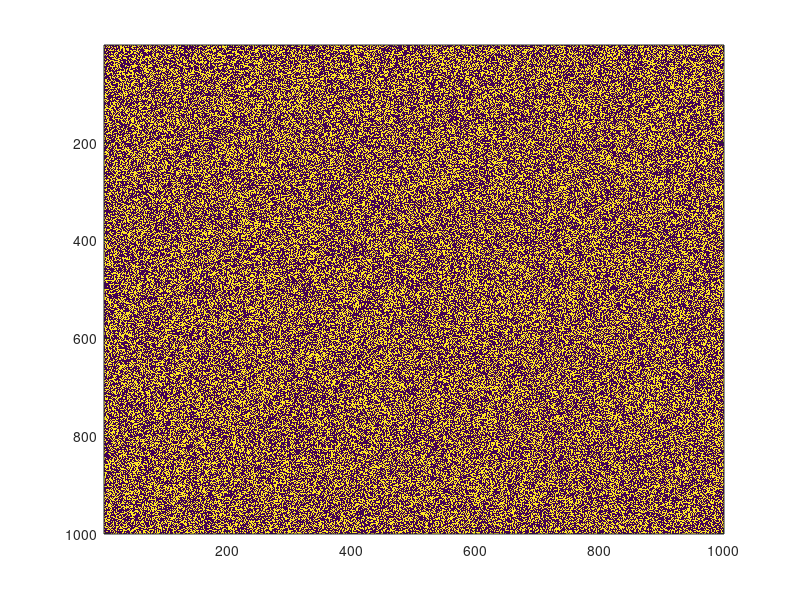
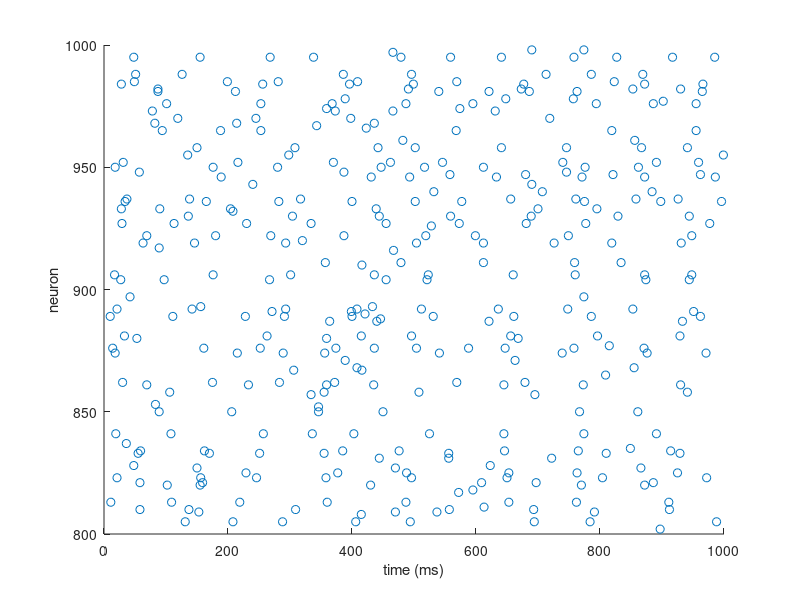

Reproduce these figures in MATLAB, in order.
% Created by Eugene M. Izhikevich, February 25, 2003
% Excitatory neurons Inhibitory neurons

%% SET UP THE NETWORK

% 1- NETWORK SIZE:
Ne=800; Ni=200; % Excitatory, inhibitory. Ne+Ni is total neurons.

% 2 - GLOBAL PARAMETERS THAT SET OUR NEURON MODEL. DEFAULT IS SPIKING
% NEURON:
% Set initial conditions of neurons, with some variability provided by the
% vectors re and ri containing random numbers between 0 and 1.
re=rand(Ne,1); ri=rand(Ni,1);
a=[0.02*ones(Ne,1); 0.02+0.08*ri];
b=[0.2*ones(Ne,1); 0.25-0.05*ri];
c=[-65+15*re.^2; -65*ones(Ni,1)];
d=[8-6*re.^2; 2*ones(Ni,1)];

% 3 - SET UP THE CONNECTIVITY MATRIX: DIRECTED NETWORK
% In this construction, 1=connection exist, 0=no connection.
% Connectivity is set as random. Then, a fraction of connections are set 0.
% Note that effectively this is an Erdös-Rényi graphs, with no spatial
% characteristics. % If you want to symmetrize the network to make 
% undirected networks (not realistic in neuroscience), use A = (A + A.')/2
% after line 27.
frac_delete=0.6; % Set this fraction of connections to zero.
A=[rand(Ne+Ni)];
A(A<frac_delete)=0;
A(A>0)=1;
A = A - diag(diag(A)); % Make the diagonal elements 0 (no self-connection).
figure;
imagesc(A);

% 4 - SET SYNAPTIC WEIGHTS (STRENGTHS) OF CONNECTIONS.
% I represents the amnplitudes of evoked currents (EPSC and IPSC). 
% Increase the max. excitatory weigth to induce synchronization.
% Be careful. The balance between excitation and inhibition governs the
% dynamics of the network!
MAX_EXC_WEIGTH=1; MAX_INH_WEIGTH=.5; 
W=[MAX_EXC_WEIGTH*rand(Ne+Ni,Ne), -MAX_INH_WEIGTH*rand(Ne+Ni,Ni)];

% 5 - The final connectivity matrix S is the element-wise multiplication of A
% and W.
S=A.*W;  % Note that S is directed and weighted!!

% 6 - DEFINE NOISE STRENGTH. Remember that noise (or random inputs) is the
% main drive of spontaneous activity. Default is around 5. 
NOISE_MAX=.5;


%% MAIN SIMULATION:

v=-65*ones(Ne+Ni,1); % Initial values of v
u=b.*v; % Initial values of u
firings=[]; % spike timings
for t=1:1000 % simulation of 1000 ms
I=[NOISE_MAX*randn(Ne,1);2*randn(Ni,1)]; % NOISE or thalamic input
fired=find(v>=30); % indices of spikes
firings=[firings; t+0*fired,fired];
v(fired)=c(fired);
u(fired)=u(fired)+d(fired);
I=I+sum(S(:,fired),2);
v=v+0.5*(0.04*v.^2+5*v+140-u+I); % step 0.5 ms
v=v+0.5*(0.04*v.^2+5*v+140-u+I); % for numerical
u=u+a.*(b.*v-u); % stability
end

%% PLOT RESULTS
% Raster plot. Time on X, neuron on Y.
figure;
scatter(firings(:,1),firings(:,2)); 
xlabel('time (ms)');
ylabel('neuron');
